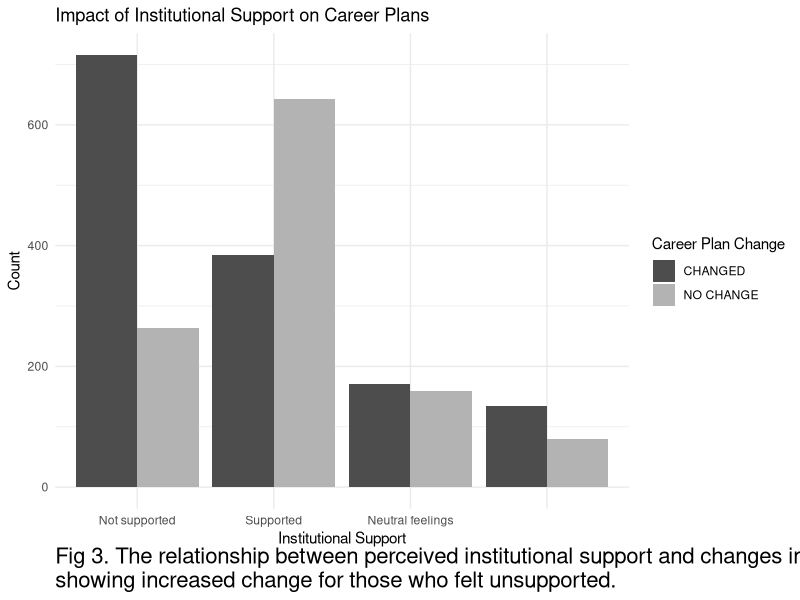
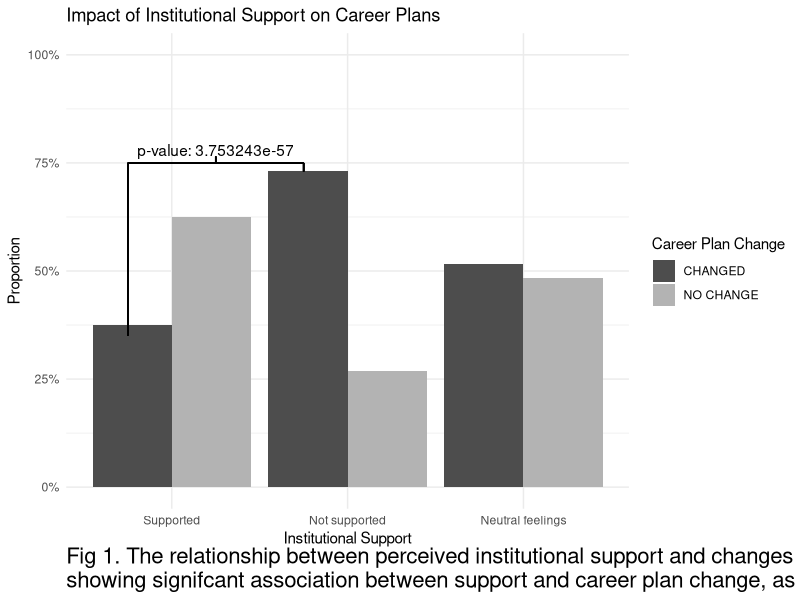
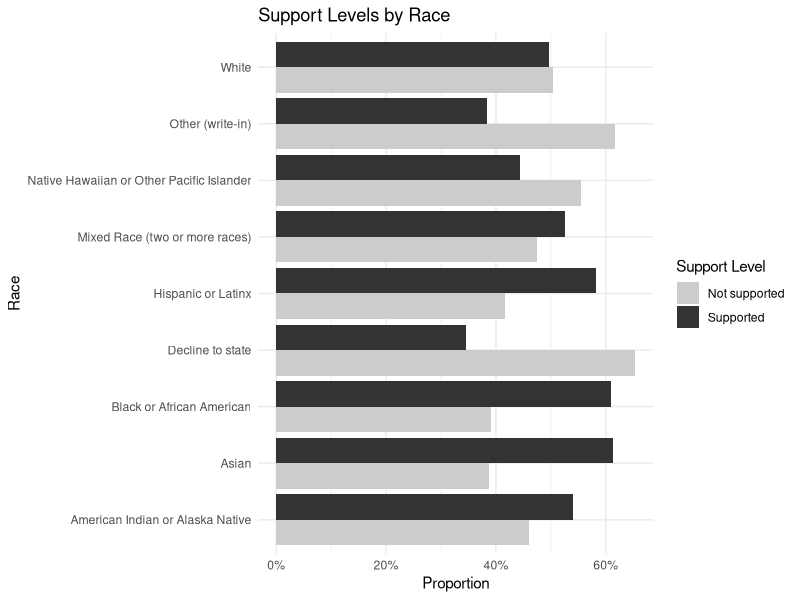
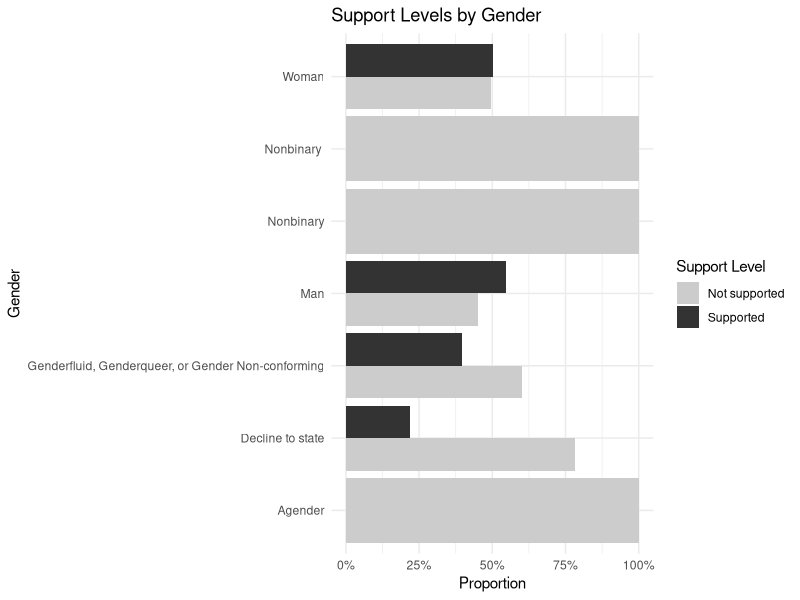
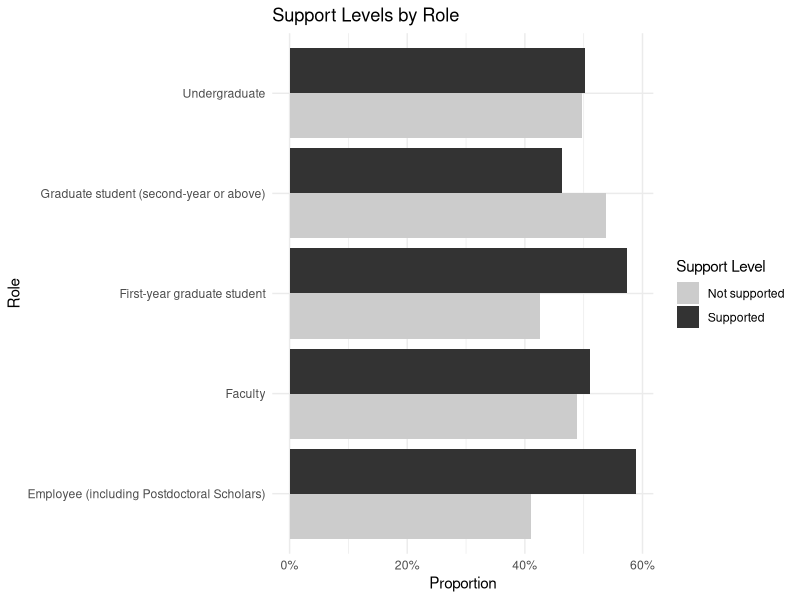
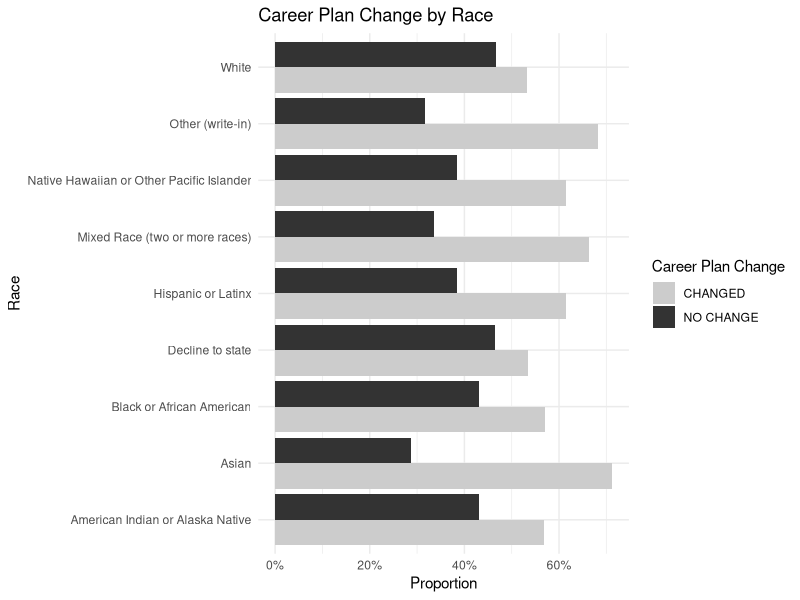
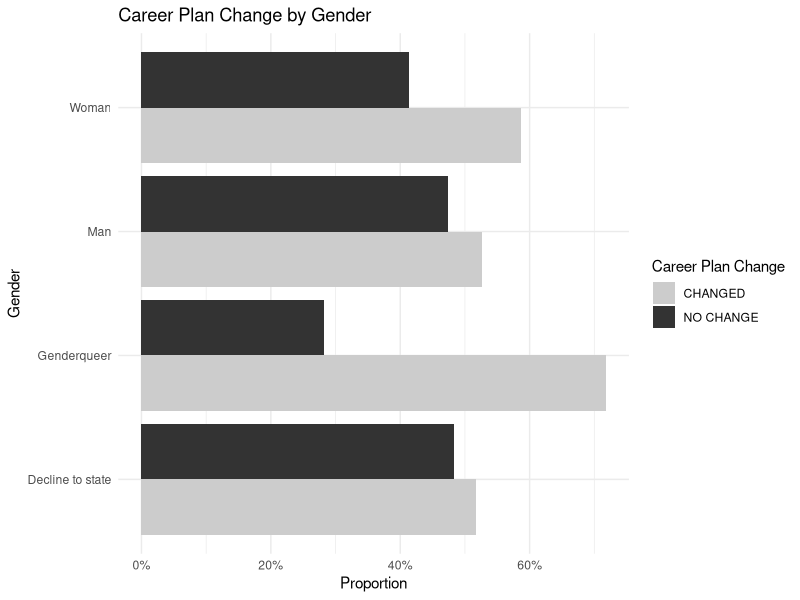
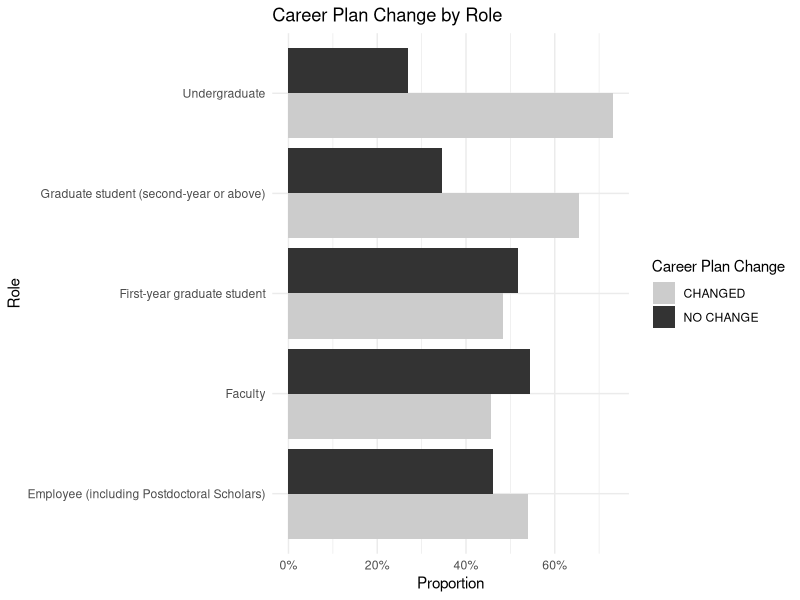

These charts were generated, in order, by the following R code: (Note: this script raises an error after producing the figures.)
## ---- chunk 1
library(tidyverse)
library(patchwork)
library(ggsignif)
library(kableExtra)
library(ggrepel)
data <- read.csv("data_all.csv", skip = 1)
## ---- chunk 2
df_supported <- data %>% 
  rename(Supported = Did.you.feel.supported.from.your.institution..department..team..etc...,
         Changed = How.has.COVID.19.changed.and.or.altered.your.academic.or.professional.plans...Some.examples..programs.you.will.apply.to..jobs.you.will.apply.to..interest.level.in.certain.career.paths.) %>% 
  select(Supported, Changed)

df_supported <- df_supported %>%
  mutate(Supported = case_when(
    Supported %in% c("Supported", "supported") ~ "Supported",
    Supported %in% c("Not supported", "Not Supported", "not supported") ~ "Not supported",
    Supported %in% c("Neutral feelings", "Neutral feellings", "neutral feelings") ~ "Neutral feelings",
    TRUE ~ Supported
  ))


head(df_supported)
## ---- chunk 3
contingency_table <- table(df_supported$Supported, df_supported$Changed)
chisq_test <- chisq.test(contingency_table)
p_value <- chisq_test$p.value
## ---- chunk 4
summarized_df <- df_supported %>%
  group_by(Supported, Changed) %>%
  summarise(Count = n()) %>%
  ungroup()

summarized_df <- summarized_df %>%
  arrange(desc(Count)) %>%
  mutate(Supported = factor(Supported, levels = unique(Supported)))

ggplot(summarized_df, aes(x = Supported, y = Count, fill = Changed)) +
  geom_bar(stat = "identity", position = "dodge") +
  labs(title = "Impact of Institutional Support on Career Plans",
       x = "Institutional Support",
       y = "Count",
       fill = "Career Plan Change",
       caption = "Fig 3. The relationship between perceived institutional support and changes in academic or professional plans due to COVID-19,\nshowing increased change for those who felt unsupported.") +
  scale_fill_manual(values = c("NO CHANGE" = "grey70", "CHANGED" = "grey30")) +
  theme_minimal() +
  theme(plot.caption = element_text(hjust = 0, margin = margin(t = 0, r = 0, b = 0, l = 0), size = 16))
## ---- chunk 5
df_filtered <- df_supported %>%
  filter(Supported %in% c("Not supported", "Supported", "Neutral feelings"))

summarized_df <- df_filtered %>%
  group_by(Supported, Changed) %>%
  summarise(Count = n()) %>%
  mutate(Proportion = Count / sum(Count)) %>%
  ungroup()

summarized_df$Supported <- factor(summarized_df$Supported, levels = c("Supported", "Not supported", "Neutral feelings"))

ggplot(summarized_df, aes(x = Supported, y = Proportion, fill = Changed)) +
  geom_bar(stat = "identity", position = "dodge") +
  labs(title = "Impact of Institutional Support on Career Plans",
       x = "Institutional Support",
       y = "Proportion",
       fill = "Career Plan Change",
       caption = "Fig 1. The relationship between perceived institutional support and changes in academic or professional plans due to COVID-19,\nshowing signifcant association between support and career plan change, as shown from p-value from chi-square test of independence.") +
  scale_fill_manual(values = c("NO CHANGE" = "grey70", "CHANGED" = "grey30")) +
  theme_minimal() +
  scale_y_continuous(labels = scales::percent_format(), limits = c(0, 1)) +
  theme(plot.caption = element_text(hjust = 0, margin = margin(t = 0, r = 0, b = 0, l = 0), size = 16)) +
  geom_segment(aes(x = 1 - 0.25, xend = 2 - 0.25, y = 0.75, yend = 0.75)) +
  geom_segment(aes(x = 1 - 0.25, xend = 1 - 0.25, y = 0.35, yend = 0.75)) +
  geom_segment(aes(x = 2 - 0.25, xend = 2 - 0.25, y = 0.73, yend = 0.75)) +
  geom_segment(aes(x = (1.75 + 0.75) / 2, xend = (1.75 + 0.75) / 2, y = 0.75, yend = 0.765)) +
  annotate("text", x = (1.75 + 0.75) / 2, y = 0.78, label = paste("p-value:", format(p_value, scientific = TRUE)))

## ---- chunk 6
df_supported <- data %>% 
  rename(Supported = Did.you.feel.supported.from.your.institution..department..team..etc...,
         Race = What.is.your.race.and.or.ethnicity..Check.all.that.apply....Selected.Choice,
         Gender = How.would.you.describe.yourself...Mark.one.answer....Selected.Choice
         ) %>% 
  select(Race, Gender, Role, Supported)

df_supported <- df_supported %>%
  mutate(Supported = case_when(
    Supported %in% c("Supported", "supported") ~ "Supported",
    Supported %in% c("Not supported", "Not Supported", "not supported") ~ "Not supported",
    Supported %in% c("Neutral feelings", "Neutral feellings", "neutral feelings") ~ "Neutral feelings",
    Supported == "" ~ "Not coded yet",
    TRUE ~ Supported
  ))

df_supported <- df_supported %>%
  filter(Supported %in% c("Supported", "Not supported"))
df_supported <- df_supported %>%
  separate_rows(Race, sep = ",\\s*")
## ---- chunk 7
df_race <- df_supported %>%
  group_by(Race, Supported) %>%
  summarise(count = n()) %>%
  mutate(proportion = count / sum(count))

ggplot(df_race, aes(x = Race, y = proportion, fill = Supported)) +
  geom_bar(stat = "identity", position = "dodge") +
  scale_y_continuous(labels = scales::percent_format()) +
  scale_fill_grey(start = 0.8, end = 0.2) +
  labs(title = "Support Levels by Race",
       x = "Race",
       y = "Proportion",
       fill = "Support Level") +
  theme_minimal() +
  coord_flip()

df_gender <- df_supported %>%
  group_by(Gender, Supported) %>%
  summarise(count = n()) %>%
  mutate(proportion = count / sum(count))

ggplot(df_gender, aes(x = Gender, y = proportion, fill = Supported)) +
  geom_bar(stat = "identity", position = "dodge") +
  scale_y_continuous(labels = scales::percent_format()) +
  scale_fill_grey(start = 0.8, end = 0.2) +
  labs(title = "Support Levels by Gender",
       x = "Gender",
       y = "Proportion",
       fill = "Support Level") +
  theme_minimal() +
  coord_flip()

df_role <- df_supported %>%
  group_by(Role, Supported) %>%
  summarise(count = n()) %>%
  mutate(proportion = count / sum(count))

ggplot(df_role, aes(x = Role, y = proportion, fill = Supported)) +
  geom_bar(stat = "identity", position = "dodge") +
  scale_y_continuous(labels = scales::percent_format()) +
  scale_fill_grey(start = 0.8, end = 0.2) +
  labs(title = "Support Levels by Role",
       x = "Role",
       y = "Proportion",
       fill = "Support Level") +
  theme_minimal() +
  coord_flip()
## ---- chunk 8
df_supported <- data %>% 
  rename(Changed = How.has.COVID.19.changed.and.or.altered.your.academic.or.professional.plans...Some.examples..programs.you.will.apply.to..jobs.you.will.apply.to..interest.level.in.certain.career.paths.,
         Race = What.is.your.race.and.or.ethnicity..Check.all.that.apply....Selected.Choice,
         Gender = How.would.you.describe.yourself...Mark.one.answer....Selected.Choice
         ) %>% 
  select(Race, Gender, Role, Changed)

df_supported <- df_supported %>%
  separate_rows(Race, sep = ",\\s*") %>% 
  mutate(Gender := str_trim(Gender)) %>% 
  mutate(Gender := case_when(
      Gender %in% c("Nonbinary", "Agender", "Genderfluid, Genderqueer, or Gender Non-conforming") ~ "Genderqueer",
      TRUE ~ as.character(Gender)
    ))
## ---- chunk 9
df_race <- df_supported %>%
  group_by(Race, Changed) %>%
  summarise(count = n()) %>%
  mutate(proportion = count / sum(count))

ggplot(df_race, aes(x = Race, y = proportion, fill = Changed)) +
  geom_bar(stat = "identity", position = "dodge") +
  scale_y_continuous(labels = scales::percent_format()) +
  scale_fill_grey(start = 0.8, end = 0.2) +
  labs(title = "Career Plan Change by Race",
       x = "Race",
       y = "Proportion",
       fill = "Career Plan Change") +
  theme_minimal() +
  coord_flip()

df_gender <- df_supported %>%
  group_by(Gender, Changed) %>%
  summarise(count = n()) %>%
  mutate(proportion = count / sum(count))

ggplot(df_gender, aes(x = Gender, y = proportion, fill = Changed)) +
  geom_bar(stat = "identity", position = "dodge") +
  scale_y_continuous(labels = scales::percent_format()) +
  scale_fill_grey(start = 0.8, end = 0.2) +
  labs(title = "Career Plan Change by Gender",
       x = "Gender",
       y = "Proportion",
       fill = "Career Plan Change") +
  theme_minimal() +
  coord_flip()

df_role <- df_supported %>%
  group_by(Role, Changed) %>%
  summarise(count = n()) %>%
  mutate(proportion = count / sum(count))

ggplot(df_role, aes(x = Role, y = proportion, fill = Changed)) +
  geom_bar(stat = "identity", position = "dodge") +
  scale_y_continuous(labels = scales::percent_format()) +
  scale_fill_grey(start = 0.8, end = 0.2) +
  labs(title = "Career Plan Change by Role",
       x = "Role",
       y = "Proportion",
       fill = "Career Plan Change") +
  theme_minimal() +
  coord_flip()
## ---- chunk 10
df_supported <- df_supported %>% 
  filter(!Race %in% c("Decline to state", "Other (write-in)")) %>% 
  filter(!Gender %in% c("Decline to state", "Other (write-in)"))

df_updated_race <- df_supported %>%
  mutate(Race_Comparison = case_when(
    Race %in% c("White") ~ "White",
    TRUE ~ "BIPOC"
  )) %>%
  filter(Race_Comparison %in% c("White", "BIPOC"))
## ---- chunk 11
race_counts <- df_updated_race %>%
  group_by(Race_Comparison, Changed) %>%
  summarise(count = n(), .groups = 'drop') %>%
  pivot_wider(names_from = Changed, values_from = count, values_fill = 0)

race_test <- chisq.test(as.matrix(race_counts[, -1]))
## ---- chunk 12
df_woman_man <- df_supported %>%
  filter(Gender %in% c("Woman", "Man"))
contingency_table_woman_man <- table(df_woman_man$Gender, df_woman_man$Changed)
chisq_test_woman_man <- chisq.test(contingency_table_woman_man)
p_value_woman_man <- chisq_test_woman_man$p.value
df_genderqueer_man <- df_supported %>%
  filter(Gender %in% c("Genderqueer", "Man"))
contingency_table_genderqueer_man <- table(df_genderqueer_man$Gender, df_genderqueer_man$Changed)
chisq_test_genderqueer_man <- chisq.test(contingency_table_genderqueer_man)
p_value_genderqueer_man <- chisq_test_genderqueer_man$p.value

print(paste("p-value for Woman vs Man: ", format(p_value_woman_man, scientific = TRUE)))
print(paste("p-value for Genderqueer vs Man: ", format(p_value_genderqueer_man, scientific = TRUE)))
## ---- chunk 13
df_race <- df_supported %>%
  group_by(Race, Changed) %>%
  summarise(count = n()) %>%
  mutate(proportion = count / sum(count)) %>% 
  filter(Changed == "CHANGED")%>%
  arrange(-desc(proportion))

df_race$Race <- factor(df_race$Race, levels = df_race$Race)

race_graph <- ggplot(df_race, aes(x = proportion, y = Race)) +
  geom_bar(stat = "identity") +
  scale_x_continuous(labels = scales::percent_format(), limits = c(0, 1)) +
  scale_fill_grey(start = 0.8, end = 0.2) +
  labs(title = "Race",
       x = "",
       y = "") +
  theme_minimal() +
  geom_segment(aes(x = 0.725, xend = 0.725, y = "Asian", yend = "American Indian or Alaska Native")) + 
  geom_segment(aes(x = 0.7, xend = 0.725, y = "Asian")) + 
  geom_segment(aes(x = 0.55, xend = 0.725, y = "American Indian or Alaska Native")) + geom_segment(aes(x = 0.725, xend = 0.73, y = "Hispanic or Latinx")) +
  annotate("text", x = 0.73, y = "Hispanic or Latinx", label = "BIPOC", hjust = 0) + geom_signif(comparisons = list(c("Hispanic or Latinx", "White")),
              annotations = paste("p-value:", format(race_test$p.value, scientific = TRUE)), y = 0.775)
  


df_gender <- df_supported %>%
  group_by(Gender, Changed) %>%
  summarise(count = n()) %>%
  mutate(proportion = count / sum(count)) %>% 
  filter(Changed == "CHANGED")%>%
  arrange(-desc(proportion))

df_gender$Gender <- factor(df_gender$Gender, levels = df_gender$Gender)

gender_graph <- ggplot(df_gender, aes(x = proportion, y = Gender)) +
  geom_bar(stat = "identity") +
  scale_x_continuous(labels = scales::percent_format(), limits = c(0, 1)) +
  scale_fill_grey(start = 0.8, end = 0.2) +
labs(title = "Gender",
     x = "",
     y = "") +
theme_minimal() +
  geom_signif(comparisons = list(c("Genderqueer", "Man")),
              annotations = paste("p-value:", format(p_value_genderqueer_man, scientific = TRUE))) +
  geom_signif(comparisons = list(c("Woman", "Man")),
              annotations = paste("p-value:", format(p_value_woman_man, scientific = TRUE)), y = 0.6)

race_graph / gender_graph +
plot_layout(guides = "collect") &
plot_annotation(
  title = "Career Plan Change Due to COVID-19 by Race & Gender",
  caption = "Fig 2. Career plan changes due to COVID-19 by racial and gender groups. Shows underrepresented groups exhibited higher levels of change\nas seen from p-value from chi-square tests of independence.",
  theme = theme(plot.caption = element_text(hjust = 0, margin = margin(t = 0, r = 0, b = 0, l = 0), size = 16))
)
## ---- chunk 14
df_supported <- data %>% 
  rename(Supported = Did.you.feel.supported.from.your.institution..department..team..etc...,
         Changed = How.has.COVID.19.changed.and.or.altered.your.academic.or.professional.plans...Some.examples..programs.you.will.apply.to..jobs.you.will.apply.to..interest.level.in.certain.career.paths.,
         Race = What.is.your.race.and.or.ethnicity..Check.all.that.apply....Selected.Choice,
         Gender = How.would.you.describe.yourself...Mark.one.answer....Selected.Choice
         ) %>% 
  select(Race, Gender, Changed, Supported)

df_supported <- df_supported %>%
  mutate(Supported = case_when(
    Supported %in% c("Supported", "supported") ~ "Supported",
    Supported %in% c("Not supported", "Not Supported", "not supported") ~ "Not supported",
    Supported %in% c("Neutral feelings", "Neutral feellings", "neutral feelings") ~ "Neutral feelings",
    Supported == "" ~ "Not coded yet",
    TRUE ~ Supported
  ))

df_supported <- df_supported %>%
  filter(Supported %in% c("Supported", "Not supported"))
df_supported <- df_supported %>%
  separate_rows(Race, sep = ",\\s*") %>% 
  mutate(Gender := str_trim(Gender)) %>% 
  mutate(Gender := case_when(
      Gender %in% c("Nonbinary", "Agender", "Genderfluid, Genderqueer, or Gender Non-conforming") ~ "Genderqueer",
      TRUE ~ as.character(Gender)
    ))

df_supported <- df_supported %>% 
  filter(!Race %in% c("Decline to state", "Other (write-in)")) %>% 
  filter(!Gender %in% c("Decline to state", "Other (write-in)"))
## ---- chunk 15
df_race <- df_supported %>%
  group_by(Race, Changed, Supported) %>%
  summarise(count = n()) %>%
  mutate(proportion = count / sum(count))

df_gender <- df_supported %>%
  group_by(Gender, Changed, Supported) %>%
  summarise(count = n()) %>%
  mutate(proportion = count / sum(count))
## ---- chunk 16
df_race <- df_race %>%
  mutate(Support_Change = interaction(Supported, Changed))

ggplot(df_race, aes(x = proportion, y = reorder(Race, proportion), fill = Support_Change)) +
  geom_bar(stat = "identity") +
  geom_text(aes(label = proportion), position = position_dodge(width = 0.8), hjust = -0.1)+
  facet_wrap(~ Support_Change) +
  scale_x_continuous(labels = scales::percent_format()) +
  scale_fill_grey(start = 0.8, end = 0.2, name = "Support Status and Change") +
  labs(title = "Impact of Institutional Support on Career Plan Changes by Race",
       x = "Proportion of Responses",
       y = "Race") +
  theme_minimal() +
  theme(axis.text.x = element_text(angle = 45, hjust = 1))
## ---- chunk 17
df_updated_race <- df_supported %>%
  mutate(Race_Comparison = case_when(
    Race %in% c("White") ~ "White",
    TRUE ~ "BIPOC"
  )) %>%
  filter(Race_Comparison %in% c("White", "BIPOC"))
 
df_race <- df_updated_race %>%
  group_by(Race_Comparison, Changed, Supported) %>%
  summarise(count = n()) %>%
  mutate(proportion = count / sum(count)) %>% 
  ungroup() %>% 
  pivot_wider(names_from = Race_Comparison, values_from = c(count,proportion)) %>%
  mutate(difference = proportion_BIPOC  - proportion_White)
df_race
## ---- chunk 18
df_gender <- df_gender %>%
  mutate(Support_Change = interaction(Supported, Changed))

ggplot(df_gender, aes(x = proportion, y = reorder(Gender, proportion), fill = Support_Change)) +
  geom_bar(stat = "identity") +
  geom_text(aes(label = proportion), position = position_dodge(width = 0.8), hjust = -0.1)+
  facet_wrap(~ Support_Change) +
  scale_x_continuous(labels = scales::percent_format()) +
  scale_fill_grey(start = 0.8, end = 0.2, name = "Support Status and Change") +
  labs(title = "Impact of Institutional Support on Career Plan Changes by Gender",
       x = "Proportion of Responses",
       y = "Gender") +
  theme_minimal() +
  theme(axis.text.x = element_text(angle = 45, hjust = 1))
## ---- chunk 19
summarized_df <- df_supported %>%
  group_by(Race, Supported) %>%
  summarise(Count = n()) %>%
  mutate(proportion = Count / sum(Count))

ggplot(summarized_df, aes(x = proportion, y = Race, fill = Supported)) +
  geom_bar(stat = "identity", position = "dodge") +
  labs(title = "Feelings of Support by Race",
       x = "Proportion",
       y = "")
## ---- chunk 20
ggplot(df_race, aes(x = Race, y = proportion , fill = Supported)) +
  geom_bar(stat = "identity") +
  facet_wrap(~ Changed) +
  scale_y_continuous(labels = scales::percent_format()) +
  scale_fill_grey(start = 0.8, end = 0.2, name = "Support Status") +
  labs(title = "Impact of Institutional Support on Career Plan Changes by Race",
       x = "Race",
       y = "Proportion of Responses") +
  theme_minimal() +
  theme(axis.text.x = element_text(angle = 45, hjust = 1))
## ---- chunk 21
df_race <- df_supported %>%
  group_by(Race, Changed, Supported) %>%
  summarise(count = n(), .groups = 'drop') %>%
  group_by(Race, Supported) %>%
  mutate(total_count = sum(count),
         proportion = count / total_count) %>%
  ungroup()
ggplot(df_race, aes(x = Race, y = proportion , fill = Supported)) +
  geom_bar(stat = "identity") +
  facet_wrap(~ Changed) +
  scale_y_continuous(labels = scales::percent_format()) +
  scale_fill_grey(start = 0.8, end = 0.2, name = "Support Status") +
  labs(title = "Impact of Institutional Support on Career Plan Changes by Race",
       x = "Race",
       y = "Proportion of Responses") +
  theme_minimal() +
  theme(axis.text.x = element_text(angle = 45, hjust = 1))
## ---- chunk 22
df_race <- df_race %>%
  mutate(Support_Change = interaction(Supported, Changed))

ggplot(df_race, aes(x = proportion, y = reorder(Race, proportion), fill = Support_Change)) +
  geom_bar(stat = "identity") +
  geom_text(aes(label = proportion), position = position_dodge(width = 0.8), hjust = -0.1)+
  facet_wrap(~ Support_Change) +
  scale_x_continuous(labels = scales::percent_format()) +
  scale_fill_grey(start = 0.8, end = 0.2, name = "Support Status and Change") +
  labs(title = "Impact of Institutional Support on Career Plan Changes by Race",
       x = "Proportion of Responses",
       y = "Race") +
  theme_minimal() +
  theme(axis.text.x = element_text(angle = 45, hjust = 1))
## ---- chunk 23
df_race <- df_supported %>%
  group_by(Race, Changed, Supported) %>%
  summarise(count = n()) %>%
  mutate(proportion = count / sum(count),
         total_support = sum(count))

overall_support <- df_supported %>%
  group_by(Race, Supported) %>%
  summarise(count = n()) %>%
  mutate(overall_proportion = count / sum(count),
         total_race = sum(count))

df_race_deviation <- df_race %>%
    left_join(overall_support, by = c("Race", "Supported")) %>%
    mutate(deviation_from_mean = proportion - overall_proportion) %>% 
    filter(Supported == "Supported",
           Changed == "NO CHANGE")
## ---- chunk 24
label_data_1 <- df_race_deviation %>%
  filter(Changed == "NO CHANGE") %>%
  filter(Race == "American Indian or Alaska Native")
label_data_2 <- df_race_deviation %>%
  filter(Changed == "NO CHANGE") %>%
  filter(Race == "White")

race_graph <- ggplot(df_race_deviation %>% filter(Changed == "NO CHANGE"), 
                         aes(x = deviation_from_mean, y = reorder(Race, deviation_from_mean))) +
  geom_bar(stat = "identity", position = "dodge") +
  scale_x_continuous(labels = scales::percent_format()) +
  labs(title = "Race",
       x = "",
       y = "") +
  theme_minimal() +
  xlim(0,0.4) +
    geom_label_repel(data = label_data_1, 
                   aes(label = "Largest increase in percieved institutional support"),
                   nudge_x = 0.1, 
                   color = "black", 
                   box.padding = 0.5, 
                   point.padding = 0.5, 
                   segment.color = 'grey50',
                   show.legend = FALSE)+
    geom_label_repel(data = label_data_2, 
                   aes(label = "Smallest increase in percieved institutional support"),
                   nudge_x = 0.1, 
                   color = "black", 
                   box.padding = 0.5, 
                   point.padding = 0.5, 
                   segment.color = 'grey50',
                   show.legend = FALSE)+
  theme(axis.title.x = element_blank(),
        axis.text.x = element_blank(),
        axis.ticks.x = element_blank())
## ---- chunk 25
df_gender <- df_supported %>%
  group_by(Gender, Changed, Supported) %>%
  summarise(count = n()) %>%
  mutate(proportion = count / sum(count))

overall_support <- df_supported %>%
  group_by(Gender, Supported) %>%
  summarise(count = n()) %>%
  mutate(overall_proportion = count / sum(count))

df_gender_deviation <- df_gender %>%
    left_join(overall_support, by = c("Gender", "Supported")) %>%
    mutate(deviation_from_mean = proportion - overall_proportion) %>% 
    filter(Supported == "Supported")
## ---- chunk 26
label_data_1 <- df_gender_deviation %>%
  filter(Changed == "NO CHANGE") %>%
  filter(Gender == "Genderqueer")
label_data_2 <- df_gender_deviation %>%
  filter(Changed == "NO CHANGE") %>%
  filter(Gender == "Man")

gender_graph <- ggplot(df_gender_deviation %>% filter(Changed == "NO CHANGE"), 
                         aes(x = deviation_from_mean, y = reorder(Gender, deviation_from_mean))) +
  geom_bar(stat = "identity", position = "dodge") +
  scale_x_continuous(labels = scales::percent_format()) +
  labs(title = "Gender",
       x = "",
       y = "") +
  theme_minimal() +
  xlim(0,0.4)+
    geom_label_repel(data = label_data_1, 
                   aes(label = "Largest increase in percieved institutional support"),
                   nudge_x = 0.1, 
                   color = "black", 
                   box.padding = 0.5, 
                   point.padding = 0.5, 
                   segment.color = 'grey50',
                   show.legend = FALSE)+
    geom_label_repel(data = label_data_2, 
                   aes(label = "Smallest increase in percieved institutional support"),
                   nudge_x = 0.1, 
                   color = "black", 
                   box.padding = 0.5, 
                   point.padding = 0.5, 
                   segment.color = 'grey50',
                   show.legend = FALSE)
## ---- chunk 27
race_graph / gender_graph +   
  plot_annotation(
    caption = "Figure 4. Deviation from the respective group mean proportion of perceived institutional support by race and gender for individuals who did not change their career intentions, ordered\ndecreasingly. Thus top groups saw the largest increase in percieved institutional support (of those who did not express change in career intentions). Data suggest underrepresented\nindividuals who did not express change in career intentions percieved more feelings of institutional support.",
    theme = theme(plot.caption = element_text(hjust = 0, margin = margin(t = 0, r = 0, b = 0, l = 0), size = 16))
  )
